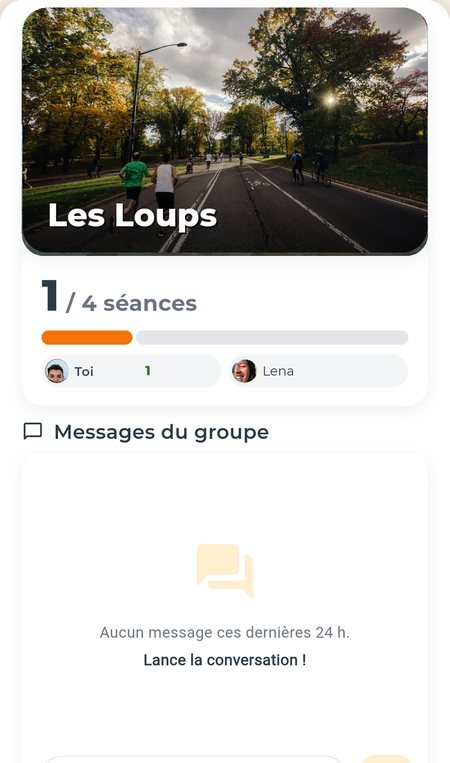
#> input picture assets/app/groupe-sm.jpg, 450 x 763 px
$ python -i build-assets.py   (imports and definitions only)
#> lines starting #> are read from the running program, lines starting #| are printed output that depends on the picture
#> further down, picture is the input picture: PIL image 450x763 RGB; mean R, G, B 199.8, 198, 193.6
#!/usr/bin/env python3
"""
Tribos landing page — production image asset pipeline.

Reads the staged design sources from `.context/src/` and writes the deployable
raster assets into `assets/brand/`, `assets/app/` and `assets/illus/`.

The script is idempotent: running it twice produces byte-identical output, and
it never touches anything outside the three managed output directories.

Usage:
    python3 tools/build-assets.py            # build + print manifest
    python3 tools/build-assets.py --prune    # also delete stale png/webp in the
                                             # managed dirs that are not part of
                                             # the declared output tree

Requirements: Python 3.9+, Pillow >= 10. No ImageMagick, no network.
"""

from __future__ import annotations

import argparse
import sys
from dataclasses import dataclass
from pathlib import Path
from typing import Iterable, Sequence

from PIL import Image

# --------------------------------------------------------------------------- #
# Configuration
# --------------------------------------------------------------------------- #

ROOT = Path(__file__).resolve().parent.parent
SRC = ROOT / ".context" / "src"
OUT = ROOT / "assets"

BRAND_DIR = OUT / "brand"
APP_DIR = OUT / "app"
ILLUS_DIR = OUT / "illus"
BADGE_DIR = OUT / "badge"
PHOTO_DIR = OUT / "photo"
MANAGED_DIRS = (BRAND_DIR, APP_DIR, ILLUS_DIR, BADGE_DIR, PHOTO_DIR)

# App screenshots come from the Google Play listing boards, not from the Figma
# mocks. Three reasons, each disqualifying on its own:
#
#   1. The mocks are stale. They put a points leaderboard on the group screen;
#      the shipped app puts a shared weekly objective there, and
#      weekly_goal_card.dart says so in as many words - members are "JAMAIS
#      retries par contribution : c'est un objectif commun, pas un classement".
#      They also show a "Defi ! 5 000" steps card, when a defi is really a
#      challenge of 2 to 5 sessions aimed at one group member. And the programme
#      picker mock lists disciplines (cyclisme, natation) that are not in the
#      shipped catalogue.
#   2. The mocks are half in English ("Good Morning", "days streak").
#   3. The Play boards were anonymised by the app repo's own
#      scripts/anonymize_shots.py: real faces and usernames became CC0 portraits
#      and the names Alex / Lena / Les Loups. They are the only captures cleared
#      for publication.
#
# Each board is 1080x1920: a headline on a brand background, with the app screen
# bleeding off the bottom edge. Only the screen is wanted, so the card is cropped
# out and the site re-frames it.
STORE_DIR = "store"
STORE_CARD_X = (140, 940)      # card edges, identical on every board
STORE_SOURCES: Sequence[tuple[str, str, int, int]] = (
    # name, file, y of the card's top edge, height of the crop.
    # Full height, down to the board's bottom edge. An earlier version trimmed
    # these so each screen "ended on content", which made them 0.67-0.89 wide-to
    # -tall; a handset face is 0.46, so the device frame around them came out
    # squat enough to read as a tablet. Taller is the fix: the site clips the
    # device instead, so the screen reads as running off the bottom.
    ("groupe", "screenshot-02-group.png", 564, 1356),
    ("seance", "screenshot-04-session.png", 564, 1356),
)

# Live captures from the running emulator (adb screencap, 1080x2400), staged in
# .context/src/emu/. The programme-detail capture was anonymised before staging:
# its two member avatars came from a real account and were replaced in place
# with the same CC0 portraits the Play listing uses. The "programme" name moves
# here from the Play boards: this is the same screen type, captured from the
# running app with a real photo hero, richer than the board version.
#
# Every capture is cropped 132px from the top: that band carries the emulator
# status bar and Flutter's red DEBUG ribbon.
EMU_DIR = "emu"
EMU_TOP = 132
EMU_SOURCES: Sequence[tuple[str, str, int]] = (
    # name, file, bottom edge in the raw 2400px space
    ("player", "raw-player.png", 2400),
    ("repos", "raw-repos.png", 2400),
    ("picker", "raw-programme.png", 2400),
    ("programme", "raw-programme-detail.png", 2400),
)

# CC0 photography (StockSnap, via the app repo's Play sources), processed into
# the site's own art direction: one orange duotone and one monochrome, both
# derived from the same runners photo so the page reads as a single shoot.
PHOTO_SRC = "store-photos/group-banner.jpg"


# The home screen ships as the team's own Figma mockup (the same file the Play
# listing uses as its cover), not as a live capture: the test account is nearly
# empty, and this one shows the screen with a full week, a real leaderboard and
# the bonus active.
#
# It is exported in English, so the strings below are re-set in place with the
# app's brand font. Only text is touched; the layout and artwork are the team's.
#
# NOT translated, and worth knowing: the "Defi ! 5 000" card describes a step
# goal. In the shipped app a defi is a challenge of 2 to 5 SESSIONS aimed at one
# group member, and the card is not permanent. Rewriting it would also invalidate
# the "88 %" and the bar chart under it, so the card is left exactly as the team
# published it rather than half-corrected here.
MOCKUP_SRC = "mockup/home-mockup.png"
MOCKUP_FONTS = Path("/tmp/fonts")

# (box, new text, font, weight-file, colour) - boxes are tight ink bounds
# measured on the 604x1302 export.
MOCKUP_TEXT = (
    ((32, 53, 193, 72), "Bonjour,", "Montserrat-Medium", (47, 58, 66)),
    ((77, 157, 374, 178), "14 jours d\u2019affil\u00e9e !", "Montserrat-Bold", (47, 58, 66)),
    ((78, 191, 178, 206), "Bien jou\u00e9 !", "Montserrat-Regular", (114, 114, 114)),
)

# Day initials: English M T W T F S S -> French L M M J V S D. Thursday is the
# "today" pill and keeps the app's blue.
MOCKUP_DAYS = (
    ((84, 220, 95, 230), "L", (47, 58, 66)),
    ((125, 220, 133, 230), "M", (47, 58, 66)),
    ((163, 220, 175, 230), "M", (47, 58, 66)),
    ((205, 220, 212, 230), "J", (52, 118, 246)),
    ((243, 220, 249, 230), "V", (47, 58, 66)),
    ((280, 220, 287, 230), "S", (47, 58, 66)),
    ((318, 220, 325, 230), "D", (47, 58, 66)),
)
MOCKUP_DAY_FONT = "Montserrat-SemiBold"

WEBP_QUALITY = 82          # lossy quality for every WebP we emit
WEBP_ALPHA_QUALITY = 100   # keep the alpha channel lossless (clean cut-out edges)
WEBP_METHOD = 6            # slowest / best compression
PNG_COMPRESS_LEVEL = 9
JPEG_QUALITY = 84          # fallback quality for photographic app screens

APP_WIDTH = 900
APP_SM_WIDTH = 450
ILLUS_WIDTH = 720
MARK_SIZE = 512

# Brand palette
ORANGE = (0xF3, 0x73, 0x0A)
INK = (0x17, 0x14, 0x12)
WHITE = (0xFF, 0xFF, 0xFF)

RESAMPLE = Image.Resampling.LANCZOS

# Achievement badges, cut out of the profil mock. These are the app's real reward
# artwork (fox / monkey / wolf) and the only place the mascots appear as *earned*
# objects rather than decoration, which is why they are worth lifting out as
# standalone assets. The mock's own captions read "First step" / "10 workouts" /
# "50 workouts" - English - so the row is cut above the caption band and the
# French label is supplied by the markup instead.
BADGE_SOURCE = "mocks/profil.png"
BADGE_ROW = (966, 1116)
# Nothing uses the achievement badges any more: the achievements section was cut
# (the app's public positioning never mentions badges) and the wolf, which stood
# in for the session icon, went with the DOM home screen the Figma mockup
# replaced. The crop boxes stay documented in case they are wanted again.
BADGE_BOXES: Sequence[tuple[str, int, int]] = ()
BADGE_WIDTH = 320

ILLUS_SOURCES: Sequence[tuple[str, str]] = (
    ("trio-warmup", "onboarding/onb1.png"),
    ("fox-weights", "onboarding/onb2.png"),
    ("trio-calm", "onboarding/onb3.png"),
)


# --------------------------------------------------------------------------- #
# Manifest
# --------------------------------------------------------------------------- #

@dataclass
class Entry:
    path: Path
    width: int
    height: int
    size: int
    note: str

    @property
    def rel(self) -> str:
        return self.path.relative_to(ROOT).as_posix()


MANIFEST: list[Entry] = []


# [20 lines left out: functions record, load, not called in this run]


def strip_meta(im: Image.Image) -> Image.Image:
    """Pillow copies `.info` through crop()/resize(); clear it before saving."""
    im.info = {}
    return im


# [18 lines left out: functions fit_width, pad_to_square, not called in this run]


def extend_to_square(im: Image.Image) -> Image.Image:
    """
    Make an opaque image square by replicating its own edge pixels.

    Used for the app icon, whose orange gradient runs to the border: stretching
    the outermost row/column outwards keeps the gradient continuous and avoids
    both distortion and a visible seam.
    """
    side = max(im.size)
#> side = 763
    if im.size == (side, side):
        return im
    canvas = Image.new("RGBA", (side, side))
#> canvas: PIL image 763x763 RGBA; every value is 0
    ox, oy = (side - im.width) // 2, (side - im.height) // 2
#> ox = 156; oy = 0
    if ox:
        canvas.paste(im.crop((0, 0, 1, im.height)).resize((ox, im.height)), (0, oy))
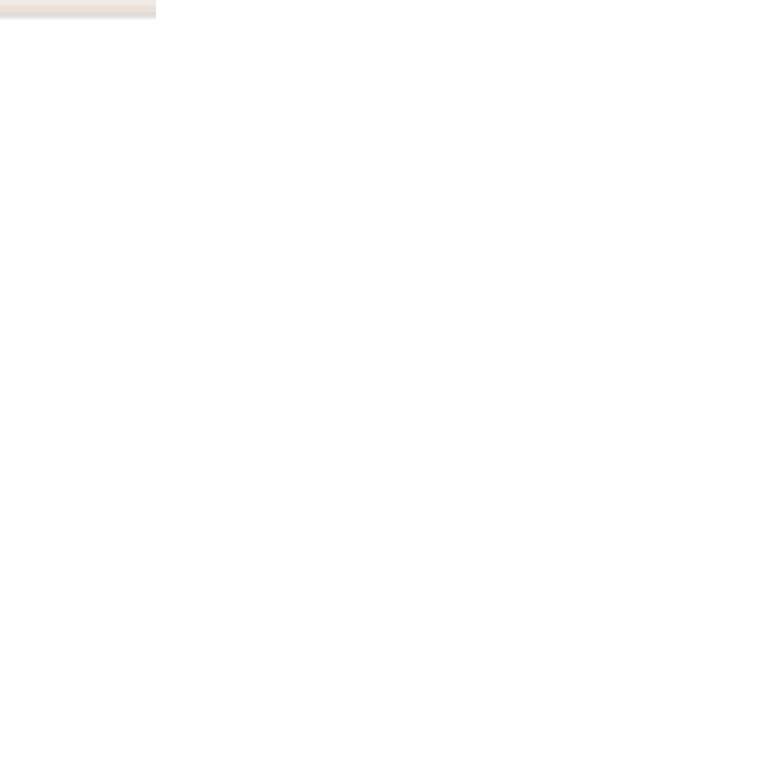
#> canvas: PIL image 763x763 RGBA; mean R, G, B, A 52, 52, 52, 52.1; transparent parts drawn white
        right = side - im.width - ox
#> right = 157
        canvas.paste(
            im.crop((im.width - 1, 0, im.width, im.height)).resize((right, im.height)),
            (ox + im.width, oy),
        )
    if oy:
        canvas.paste(im.crop((0, 0, im.width, 1)).resize((im.width, oy)), (ox, 0))
        bottom = side - im.height - oy
        canvas.paste(
            im.crop((0, im.height - 1, im.width, im.height)).resize((im.width, bottom)),
            (ox, oy + im.height),
        )
    canvas.paste(im, (ox, oy))
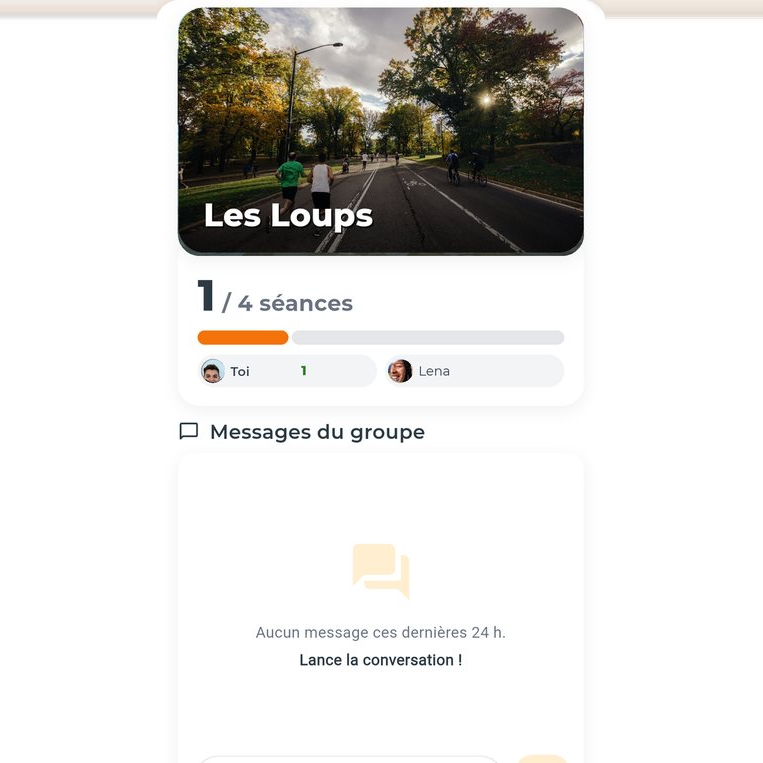
#> canvas: PIL image 763x763 RGBA; mean R, G, B, A 222.3, 221.1, 218.4, 255
    return strip_meta(canvas)


# [404 lines left out: functions trim_alpha, recolour, flatten, write_png, write_webp, write_jpg and 16 more, not called in this run]


# [2 lines not run here, left out]

>>> from PIL import Image
>>> picture = Image.open('../assets/app/groupe-sm.jpg')
>>> result = extend_to_square(picture)
